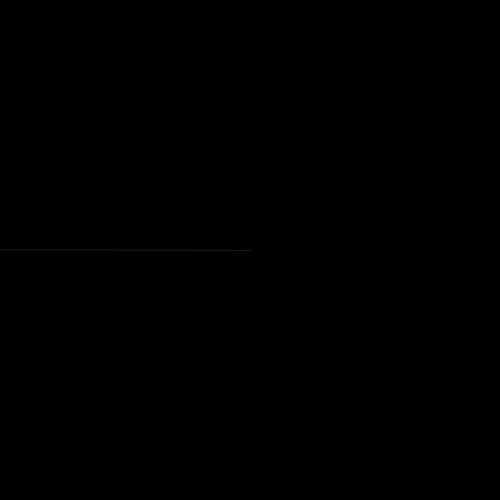
Frame 1 (no input)
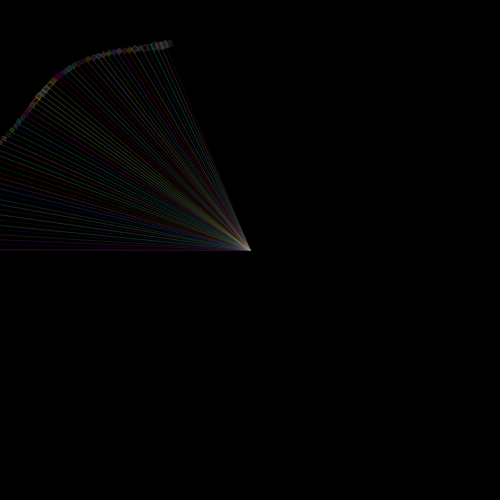
Frame 60 (the mouse pressed at the canvas centre just before this capture)
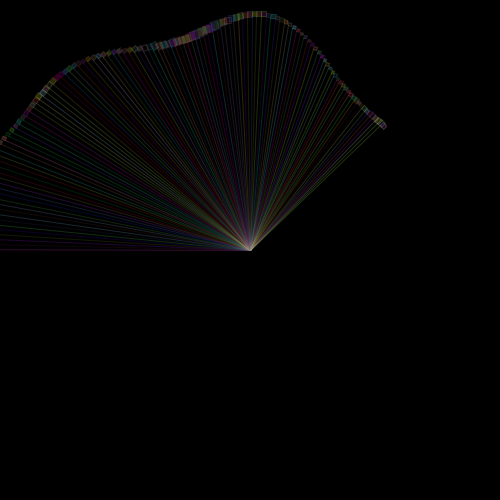
Frame 120 (the mouse held since frame 60 and released just before this capture)

The Processing sketch that drew these frames (run headless with seeded random() and noise(); from frame 60 on, the mouse is pressed at the canvas centre):

// Processing sketch: processing_2351
// ── processing_2351.pde

/*

growingCircles

 ak@angelakwong.com
 June,2009
 
 
 
 */

float rot = PI; //setting the variable "rot" at "0"
float rad = (random (100,200)); //setting the variable "rad" at 200.
float speed = 0.02; //setting the variable "speed" at 0.01
float circleSize = (random (3,15));

float seed = 0;
float seed2 = 0;


void setup(){
  size(500,500);
  background(0);
  smooth();



};

void draw(){

  rad = noise(seed) * 500;
  seed = seed + 0.006;  
  
  circleSize = noise(seed2) *10;
  seed2 = seed2 + 0.03;
  
  translate(250,250);
  rotate(rot);
  stroke(random(255), random(255), random(255),50);
  line(0,0,rad,0);
  fill(random(255), random(255), random(255),50);
  rect(rad,0, circleSize, circleSize);


  rot = rot + speed; 


};

void keyPressed(){
  save("circle" + key + ".png");



};
